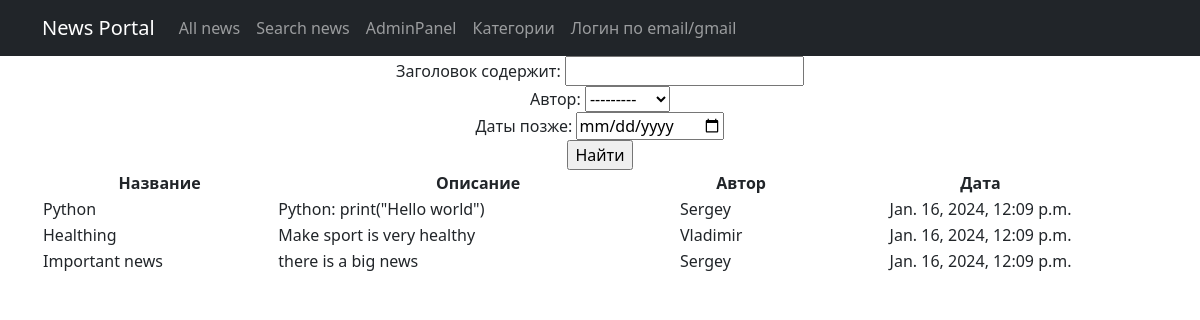
The page /news/search on the database as committed earlier.
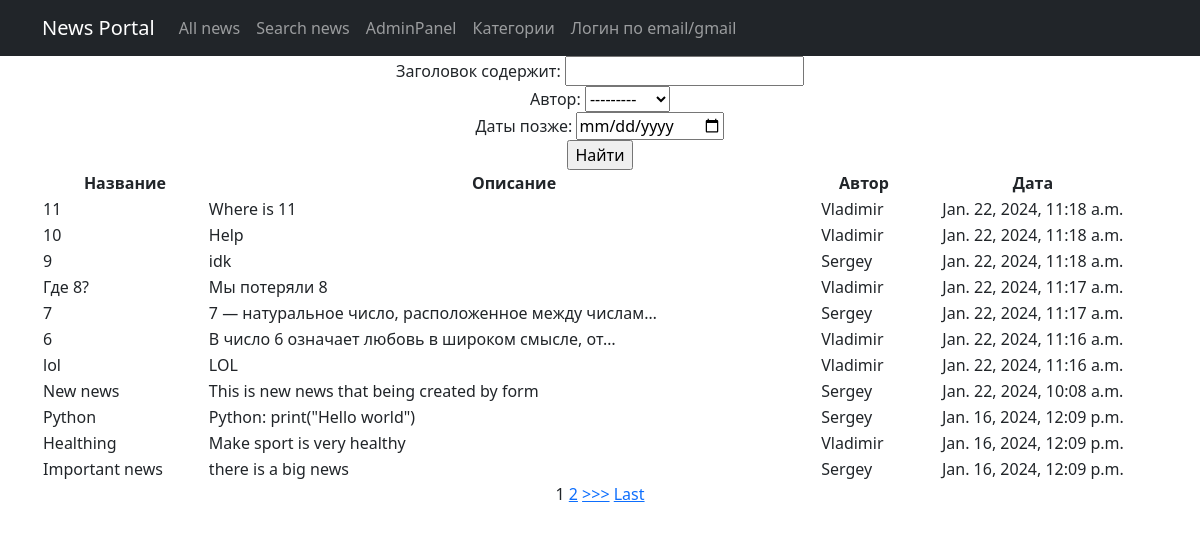
The same page on the database as committed later.
### NewsPortal/models.py (models this page shows, shortened)
class Post (models.Model):
    author = models.ForeignKey(Author, on_delete=models.CASCADE)
    NEWS = 'NW'
    ARTICLE = 'AR'
    CATEGORY_CHOICES = (
        (NEWS, 'Новость'),
        (ARTICLE, 'Статья'),
    )
    categoryType = models.CharField(max_length=2, choices=CATEGORY_CHOICES, default=ARTICLE)
    dateCreation = models.DateTimeField(auto_now_add=True)
    postCategory = models.ManyToManyField(Category, through='PostCategory')
    title = models.CharField(max_length=128)
    text = models.TextField()
    rating = models.SmallIntegerField(default=0)

class Author(models.Model):
    authorUser = models.OneToOneField(User, on_delete=models.CASCADE)
    ratingAuthor = models.SmallIntegerField(default=0)
    def __str__(self):
        return f'{self.authorUser.username}'

### NewsPortal/views.py (the view)
# urls.py: path('search', PostSearch.as_view()),
class PostSearch(ListView):
    model = Post
    template_name = 'search.html'
    context_object_name = 'search'
    queryset = Post.objects.order_by('-dateCreation')
    paginate_by = 10
    def get_context_data(self, **kwargs):
        context = super().get_context_data(**kwargs)
        context['time_now'] = datetime.utcnow()
        context['value1'] = None
        context['filter'] = PostFilter(self.request.GET, queryset=self.get_queryset())
        return context

### NewsPortal/templatetags/custom_filters.py (called while the page is built)
@register.filter(name='Censor')
def Censor(value):
    Banned_List = ['idiot', 'stupid', 'donkey', 'Stupid']
    sentence = value.split()
    for i in Banned_List:
        for words in sentence:
            if i in words:
                pos = sentence.index(words)
                sentence.remove(words)
                sentence.insert(pos, '*' * len(i))
    return " ".join(sentence)

### templates/search.html (shortened to what this page needs)
{% extends 'flatpages/default.html' %}
{% load custom_filters %}
{% block content %}
<form method="GET">
    {{ filter.form }}
    <input type="submit" value="Найти">
</form>
        <table class="col-lg-12 text-center">
            <tr>
                <td>
                    <b>Название</b>
                </td>
                <td>
                    <b>Описание</b>
                </td>
                <td>
                    <b>Автор</b>
                </td>
                <td>
                    <b>Дата</b>
                </td>
            </tr>
            {% for new in filter.qs %}
                <tr>
                    <td style="text-align: left">
                        {{ new.title | Censor }}
                    </td>
                    <td style="text-align: left">
                        {{ new.text | truncatechars:50 | Censor }}
                    </td>
                    <td style="text-align: left">
                        {{ new.author }}
                    </td>
                    <td style="text-align: center">
                        {{ new.dateCreation }}
                    </td>
                </tr>
            {% endfor %}
        </table>
{% if is_paginated %}
    {% for num in page_obj.paginator.page_range %}
        {% if page_obj.number == num %}
            <a>{{ num }}</a>
        {% elif num > page_obj.number|add:'-3' and num < page_obj.number|add:'3' %}
            <a href="?page={{ num }}">{{ num }}</a>
        {% endif %}
    {% endfor %}
    {% if page_obj.has_next %}
        <a href="?page={{ page_obj.next_page_number }}">>>></a>
        <a href="?page={{ page_obj.paginator.num_pages }}">Last</a>
    {% endif %}
{% endif %}
{% endblock content %}

### templates/flatpages/default.html (shortened to what this page needs)
<!DOCTYPE html>
<html lang="en">
    <head>
        {% load static %}
        <link href="{% static 'css/styles.css' %}" rel="stylesheet" />
    </head>
    <body>
        <nav class="navbar navbar-expand-lg navbar-dark bg-dark static-top">
            <div class="container">
                <a class="navbar-brand" href="#">News Portal</a>
                <div class="collapse navbar-collapse" id="navbarResponsive">
                    <ul class="navbar-nav ml-auto">
                        <li class="nav-item">
                            <a class="nav-link" href="/news/">All news</a>
                        </li>
						<li class="nav-item">
                            <a class="nav-link" href="/news/search">Search news</a>
                        </li>
                        <li class="nav-item">
                            <a class="nav-link" href="http://127.0.0.1:8000/admin">AdminPanel</a>
                        </li>
						<li class="nav-item">
                            <a class="nav-link" href="http://127.0.0.1:8000/news/category">Категории</a>
                        </li>
						{% if not request.user.is_authenticated %}
							<li class="nav-item">
								<a class="nav-link" href="http://127.0.0.1:8000/accounts/login">Логин по email/gmail</a>
							</li>
						{% endif %}
                    </ul>
                </div>
            </div>
        </nav>
        <div class="container">
   	        <div class="row">
       	        <div class="col-lg-12 text-center">
           	    {% block content %}
           	    {% endblock content %}
       	        </div>
   	        </div>
	    </div>
    </body>
</html>

Rows that differ between the two databases and show on the page:
added Post: title|Censor "11", text|Censor "Where is 11", author "Vladimir", dateCreation "Jan. 22, 2024, 11:18 a.m."
added Post: title|Censor "10", text|Censor "Help", author "Vladimir", dateCreation "Jan. 22, 2024, 11:18 a.m."
added Post: title|Censor "9", text|Censor "idk", author "Sergey", dateCreation "Jan. 22, 2024, 11:18 a.m."
added Post: title|Censor "Где 8?", text|Censor "Мы потеряли 8", author "Vladimir", dateCreation "Jan. 22, 2024, 11:17 a.m."
added Post: title|Censor "7", text|Censor "7 — натуральное число, расположенное между числам…", author "Sergey", dateCreation "Jan. 22, 2024, 11:17 a.m."
added Post: title|Censor "6", text|Censor "В число 6 означает любовь в широком смысле, от…", author "Vladimir", dateCreation "Jan. 22, 2024, 11:16 a.m."
added Post: title|Censor "lol", text|Censor "LOL", author "Vladimir", dateCreation "Jan. 22, 2024, 11:16 a.m."
added Post: title|Censor "New news", text|Censor "This is new news that being created by form", author "Sergey", dateCreation "Jan. 22, 2024, 10:08 a.m."
Other text that changed with them:
new list line: "1"
new list line: "2"
text now shown: ">>> Last"
